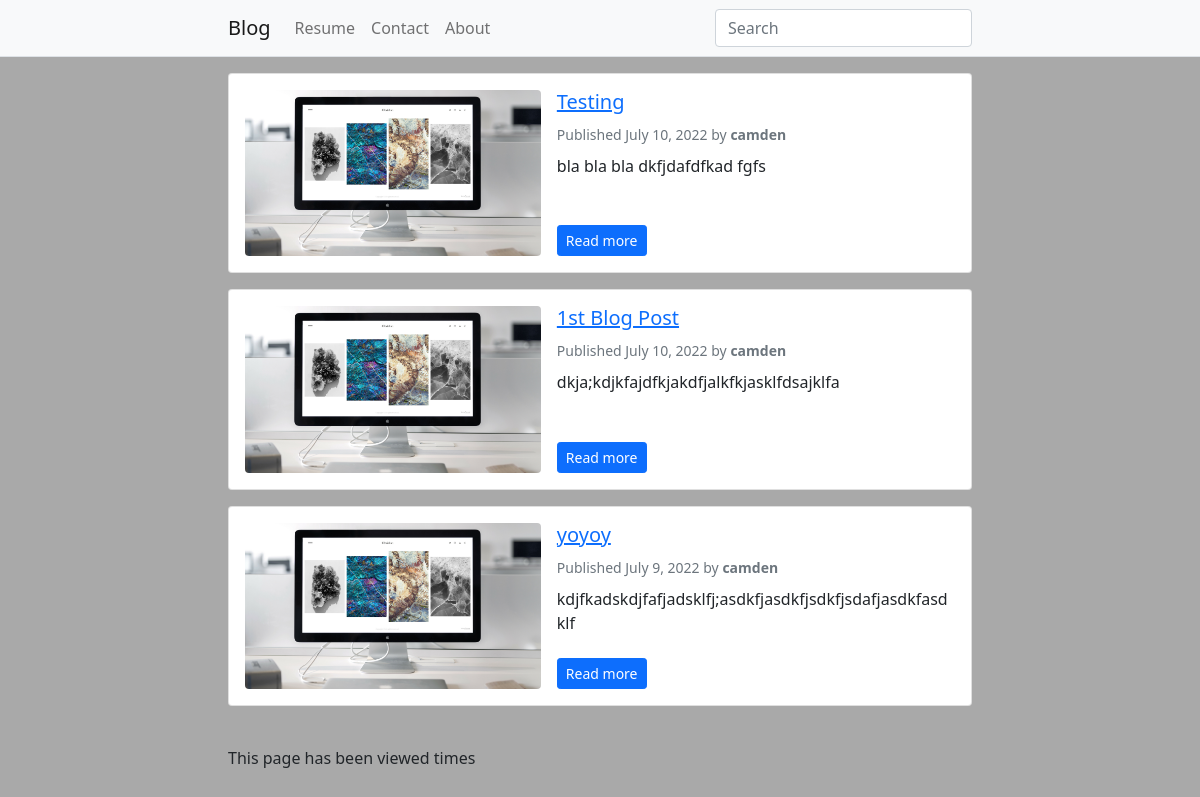
The page /blog/ on the database as committed earlier.
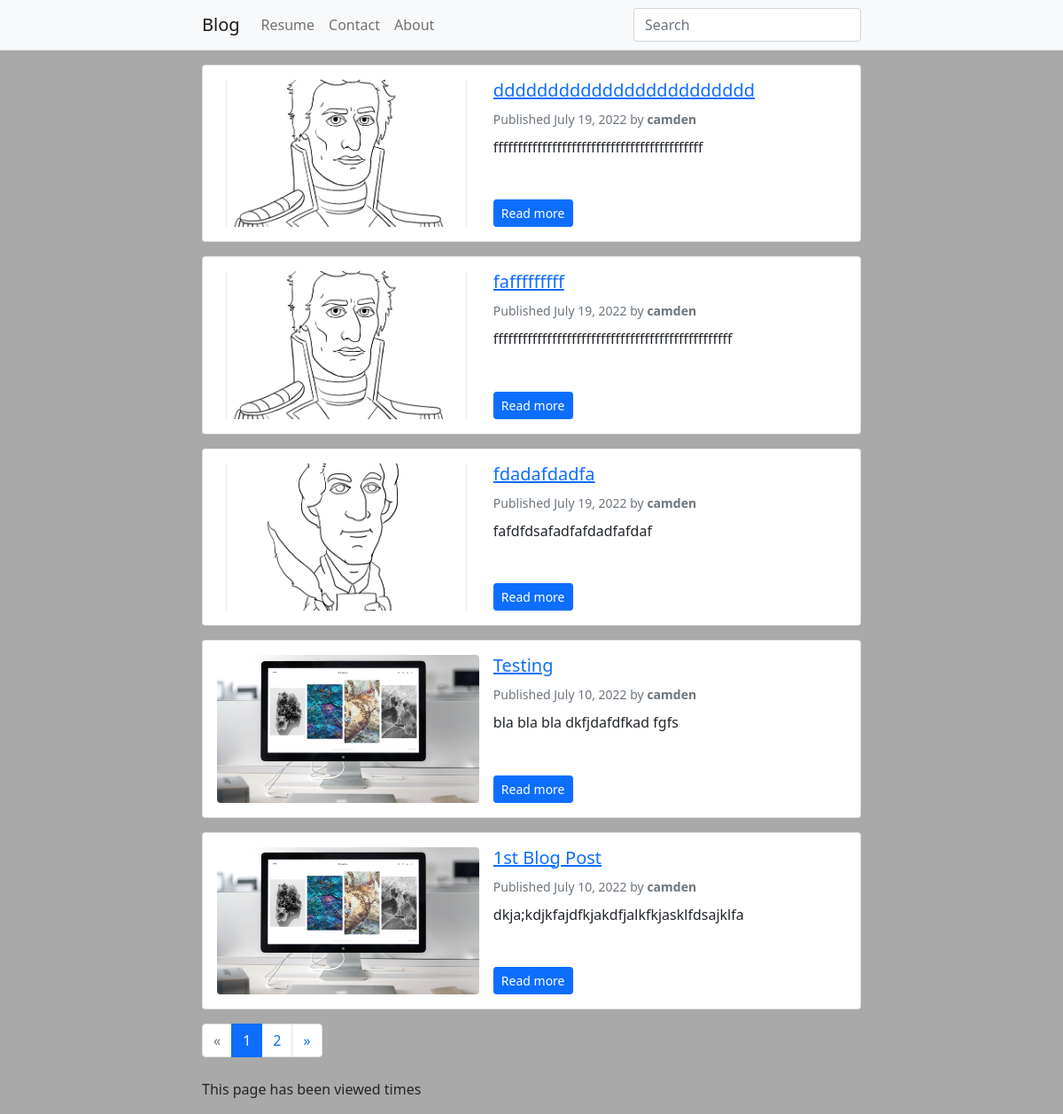
The same page on the database as committed later.
### blog/models.py (models this page shows, shortened)
class Post(models.Model):
    STATUS_CHOICES = (
        ("draft", "Draft"),
        ("published", "Published"),
    )
    title = models.CharField(max_length=250)
    slug = models.SlugField(max_length=250, unique_for_date="publish")
    image = models.ImageField(upload_to="featured_image/%Y/%m/%d/")
    author = models.ForeignKey(
        User, on_delete=models.CASCADE, related_name="blog_posts"
    )
    body = RichTextUploadingField()
    publish = models.DateTimeField(default=timezone.now)
    created = models.DateTimeField(auto_now_add=True)
    updated = models.DateTimeField(auto_now=True)
    status = models.CharField(max_length=10, choices=STATUS_CHOICES, default="draft")
    class Meta:
        ordering = ("-publish",)
    objects = models.Manager()
    published = PublishedManager()
    tags = TaggableManager()
    def get_absolute_url(self):
        return reverse("blog:post_detail", args=[self.slug])

### blog/views.py (the view)
# urls.py: path("", views.post_list, name="post_list"),
def post_list(request, tag_slug=None):
    posts = Post.published.all()
    paginator = Paginator(posts, 5)  # 10 posts in each page
    page = request.GET.get("page")
    try:
        posts = paginator.page(page)
    except PageNotAnInteger:
        posts = paginator.page(1)
    except EmptyPage:
        posts = paginator.page(paginator.num_pages)
    tag = None
    if tag_slug:
        tag = get_object_or_404(Tag, slug=tag_slug)
        posts = posts.filter(tags__in=[tag])
    query = request.GET.get("q")
    if query:
        posts = Post.published.filter(
            Q(title__icontains=query) | Q(tags__name__icontains=query)
        ).distinct()
    return render(
        request, "post_list.html", {"posts": posts, page: "pages", "tag": tag}
    )

### blog/models.py (called while the page is built)
    def get_queryset(self):
        return super(PublishedManager, self).get_queryset().filter(status="published")

### templates/post_list.html (shortened to what this page needs)
{% extends 'base.html' %}
{% block content %}
{% for post in posts %}
<div class="card mb-3">
    <div class="card-body">
        <div class="row g-0">
            <div class="col-md-5">
                <div class="ratio ratio-16x9">
                    <img src="{{ post.image.url }}" class="rounded featured-image-list" alt="{{post.title}}">
                </div>
            </div>
            <div class="col-md-7 ps-md-3 pt-3 pt-md-0 d-flex flex-column">
                <h2 class="card-title h5">
                    <a href="{{ post.get_absolute_url }}">
                        {{ post.title }}
                    </a>
                </h2>
                <div class="text-muted">
                    <small>
                        Published {{ post.publish.date }} by <strong>{{ post.author }}</strong>
                    </small>
                </div>
                <p class="card-text mb-auto py-2">{{ post.body|safe|striptags|truncatechars:100 }}</p>
                <div>
                    <a href="{{ post.get_absolute_url }}" class="btn btn-primary btn-sm">Read more</a>
                </div>
            </div>
        </div>
    </div>
</div>
{% endfor %}
{% include "pagination.html" with page=posts %}
{% endblock content %}

### templates/base.html (shortened to what this page needs)
{% load static %}
<!DOCTYPE html>
<html lang="en">
<head>
    <link href="https://cdn.jsdelivr.net/npm/bootstrap@5.0.0-beta3/dist/css/bootstrap.min.css" rel="stylesheet">
    <link href="{% static "css/style.css" %}" rel="stylesheet">
    <link rel="stylesheet" href="//cdnjs.cloudflare.com/ajax/libs/highlight.js/10.1.1/styles/monokai-sublime.min.css">
</head>
<body>
  <nav class="navbar navbar-expand-lg navbar-light bg-light border-bottom sticky-top">
    <div class="container">
      <a class="navbar-brand" {% if request.path == '/blog/' %}active{% endif %}" href="{{ request.scheme }}://{{ request.get_host }}/">Blog</a>
      <div class="collapse navbar-collapse" id="navbarSupportedContent">
        <ul class="navbar-nav me-auto mb-2 mb-lg-0">
          <li class="nav-item">
            <a class="nav-link {% if request.path == '/resume/' %}active{% endif %}" aria-current="page" href="{{ request.scheme }}://{{ request.get_host }}/resume/">Resume</a>
          </li>
          <li class="nav-item">
            <a class="nav-link {% if request.path == '/contact/' %}active{% endif %}" href="{{ request.scheme }}://{{ request.get_host }}/contact/">Contact</a>
          </li>
          <li class="nav-item">
            <a class="nav-link {% if request.path == '/about/' %}active{% endif %}" href="{{ request.scheme }}://{{ request.get_host }}/about/">About</a>
        </ul>
        <form class="d-flex" action="/blog/">
          <input class="form-control mr-0" type="search" value="{{request.GET.q}}" name="q" placeholder="Search" aria-label="Search">
        </form>
      </div>
    </div>
  </nav>
    <main class="container my-3">
        {% block content %}
        {% endblock content %}
        &nbsp&nbsp&nbsp<p>This page has been viewed  times</p>
    </main>
</body>
</html>

### templates/pagination.html
{% if page.has_other_pages %}
  <ul class="pagination mt-3 mb-0">
    {% if page.has_previous %}
      <li class="page-item"><a class="page-link" href="?page={{ page.previous_page_number }}{% if request.GET.q %}&q={{ request.GET.q }}{% endif %}">&laquo;</a></li>
    {% else %}
      <li class="disabled page-item"><span class="page-link">&laquo;</span></li>
    {% endif %}
    {% for i in page.paginator.page_range %}
      {% if page.number == i %}
        <li class="active page-item"><span class="page-link">{{ i }}</span></li>
      {% else %}
        <li class="page-item"><a class="page-link" href="?page={{ i }}{% if request.GET.q %}&q={{ request.GET.q }}{% endif %}">{{ i }}</a></li>
      {% endif %}
    {% endfor %}
    {% if page.has_next %}
      <li class="page-item"><a class="page-link" href="?page={{ page.next_page_number }}{% if request.GET.q %}&q={{ request.GET.q }}{% endif %}">&raquo;</a></li>
    {% else %}
      <li class="disabled page-item"><span class="page-link">&raquo;</span></li>
    {% endif %}
  </ul>
{% endif %}

### static/css/style.css (style rules this page uses)
.container { max-width: 768px; width: 100%; }
body { background-color: darkgrey; }
.featured-image-list { object-fit: cover; }

Rows that differ between the two databases and show on the page:
no longer on this page (row unchanged): Post: image (picture), title "yoyoy", publish "July 9, 2022", author "camden", body "kdjfkadskdjfafjadsklfj;asdkfjasdkfjsdkfjsdafjasdkfasdklf"
added Post: image (picture), title "dddddddddddddddddddddddd", publish "July 19, 2022", author "camden", body "fffffffffffffffffffffffffffffffffffffffffff"
added Post: image (picture), title "fafffffffff", publish "July 19, 2022", author "camden", body "fffffffffffffffffffffffffffffffffffffffffffffffff"
added Post: image (picture), title "fdadafdadfa", publish "July 19, 2022", author "camden", body "fafdfdsafadfafdadfafdaf"
Other text that changed with them:
new list line: "1"
new list line: "2"
